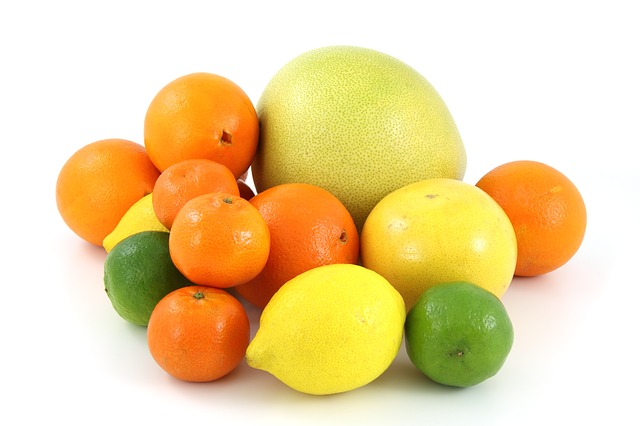
#> input picture source_image/live_1.jpg, 640 x 426 px, found by its file name
$ python image_cut.py
#> lines starting #> are read from the running program, lines starting #| are printed output that depends on the picture
import cv2

if __name__ == "__main__":

    img = cv2.imread(".\\source_image\\live_1.jpg")
#> img is the input picture: shape (426, 640, 3); mean B, G, R 159.2, 213.2, 237.1

    # 顯示影像資訊（寬、高、維度)
    print("Shape of Color Image: {}".format(img.shape))
#| Shape of Color Image: (426, 640, 3)

    # 像素索引值 = (X, Y)
    idx_tl = (100, 100) # 左上角
    idx_br = (200, 300) # 右下角

    # X:X Y:Y
    img_roi = img[idx_tl[0]:idx_br[0], idx_tl[1]:idx_br[1]]
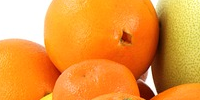
#> img_roi: shape (100, 200, 3); mean B, G, R 59.5, 151.1, 233.4

    # cv2.imwrite(".\\image_resize\\saved_img.jpg", img_zoomin)

    cv2.imshow('ROI Image', img_roi)

    cv2.waitKey(0)
    cv2.destroyAllWindows()

$ run again, with source_image/live_2.jpg copied over source_image/live_1.jpg
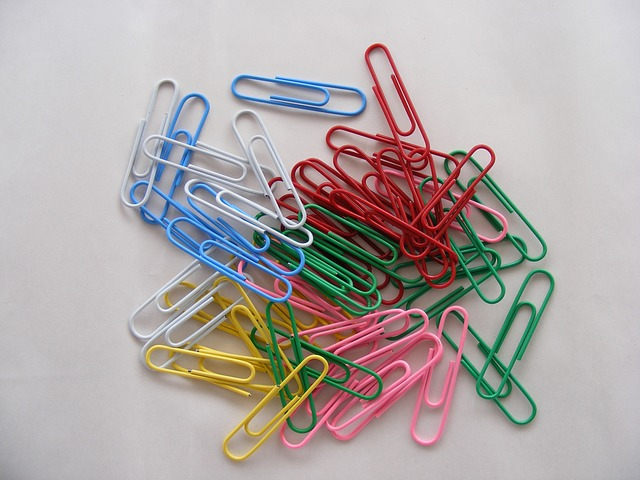
#> input picture source_image/live_2.jpg, 640 x 480 px, found by its file name
#> img is the input picture: shape (480, 640, 3); mean B, G, R 166.2, 167.7, 176.2
#| Shape of Color Image: (480, 640, 3)
#> `img_roi = img[idx_tl[0]:idx_br[0], idx_tl[1]:idx_br[1]]`:
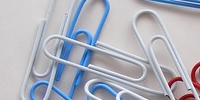
#> img_roi: shape (100, 200, 3); mean B, G, R 186.6, 176.3, 174.1

$ run again, with source_image/Fighter_1.jpg copied over source_image/live_1.jpg
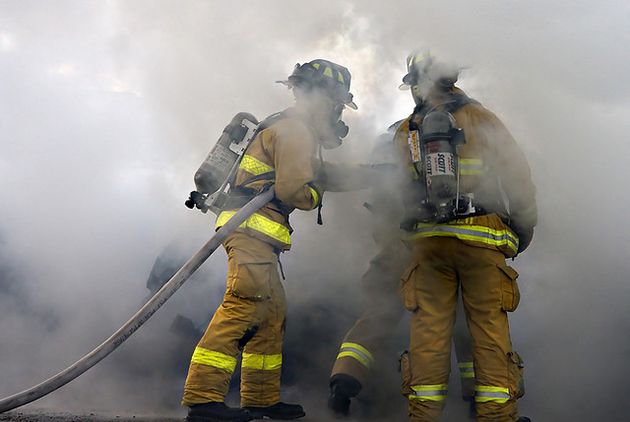
#> input picture source_image/Fighter_1.jpg, 630 x 422 px, found by its file name
#> img is the input picture: shape (422, 630, 3); mean B, G, R 134.5, 140.1, 142.9
#| Shape of Color Image: (422, 630, 3)
#> `img_roi = img[idx_tl[0]:idx_br[0], idx_tl[1]:idx_br[1]]`:
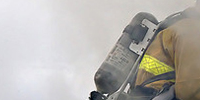
#> img_roi: shape (100, 200, 3); mean B, G, R 174.3, 179.1, 182.4

$ run again, with source_image/Fighter_2.jpg copied over source_image/live_1.jpg
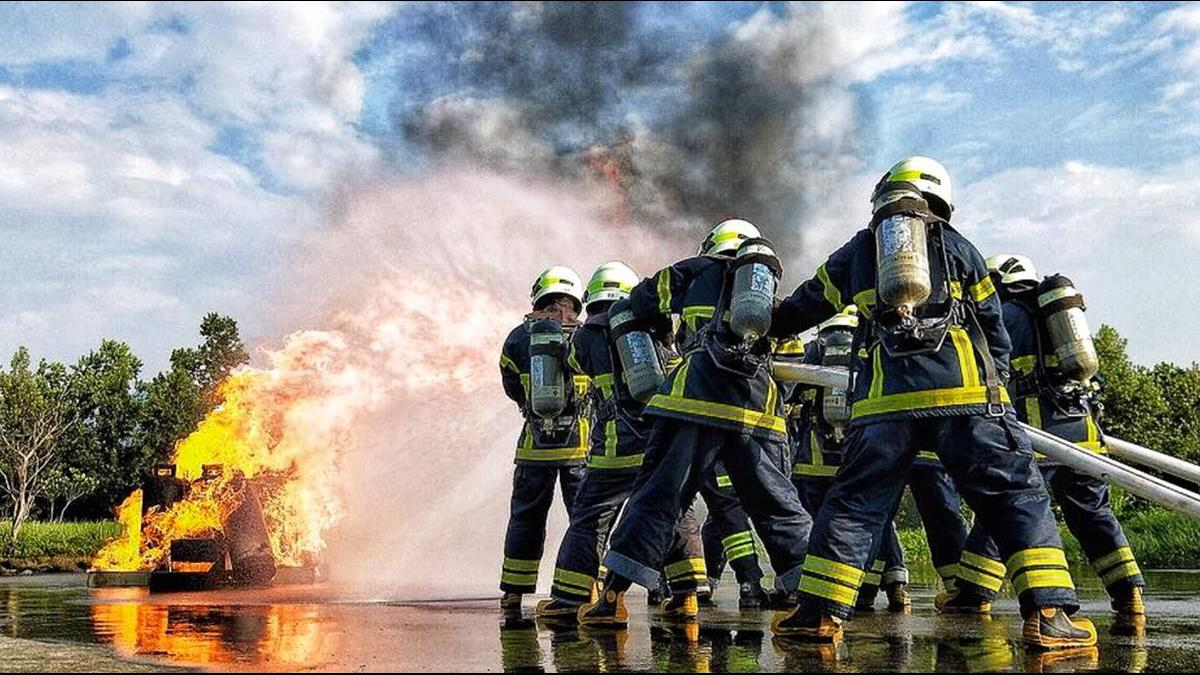
#> input picture source_image/Fighter_2.jpg, 1200 x 675 px, found by its file name
#> img is the input picture: shape (675, 1200, 3); mean B, G, R 132.4, 138.6, 139.6
#| Shape of Color Image: (675, 1200, 3)
#> `img_roi = img[idx_tl[0]:idx_br[0], idx_tl[1]:idx_br[1]]`:
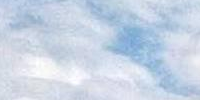
#> img_roi: shape (100, 200, 3); mean B, G, R 228.9, 212.1, 199.6
